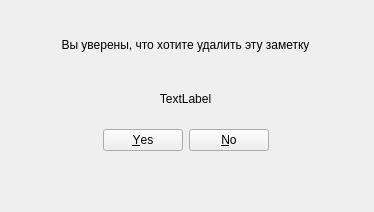
<?xml version="1.0" encoding="UTF-8"?>
<ui version="4.0">
 <class>Form</class>
 <widget class="QWidget" name="Form">
  <property name="geometry">
   <rect>
    <x>0</x>
    <y>0</y>
    <width>374</width>
    <height>212</height>
   </rect>
  </property>
  <property name="windowTitle">
   <string>Form</string>
  </property>
  <widget class="QWidget" name="verticalLayoutWidget">
   <property name="geometry">
    <rect>
     <x>0</x>
     <y>20</y>
     <width>371</width>
     <height>131</height>
    </rect>
   </property>
   <layout class="QVBoxLayout" name="verticalLayout">
    <item>
     <widget class="QLabel" name="label">
      <property name="text">
       <string>Вы уверены, что хотите удалить эту заметку</string>
      </property>
      <property name="alignment">
       <set>Qt::AlignCenter</set>
      </property>
     </widget>
    </item>
    <item>
     <widget class="QLabel" name="label_2">
      <property name="text">
       <string>TextLabel</string>
      </property>
      <property name="alignment">
       <set>Qt::AlignCenter</set>
      </property>
     </widget>
    </item>
    <item>
     <widget class="QDialogButtonBox" name="buttonBox">
      <property name="orientation">
       <enum>Qt::Horizontal</enum>
      </property>
      <property name="standardButtons">
       <set>QDialogButtonBox::No|QDialogButtonBox::Yes</set>
      </property>
      <property name="centerButtons">
       <bool>true</bool>
      </property>
     </widget>
    </item>
   </layout>
  </widget>
 </widget>
 <resources/>
 <connections/>
</ui>
